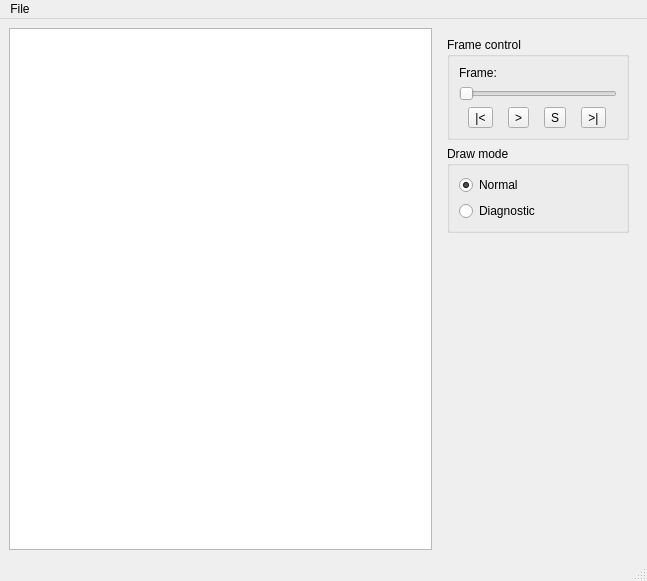
<?xml version="1.0" encoding="UTF-8"?>
<ui version="4.0">
 <class>MainWindow</class>
 <widget class="QMainWindow" name="MainWindow">
  <property name="geometry">
   <rect>
    <x>0</x>
    <y>0</y>
    <width>647</width>
    <height>581</height>
   </rect>
  </property>
  <property name="windowTitle">
   <string>zILDA - OpenSource ILDA file viewer</string>
  </property>
  <widget class="QWidget" name="centralwidget">
   <layout class="QHBoxLayout" name="horizontalLayout_2">
    <item>
     <widget class="QGraphicsView" name="graphicsView">
      <property name="verticalScrollBarPolicy">
       <enum>Qt::ScrollBarAlwaysOff</enum>
      </property>
      <property name="horizontalScrollBarPolicy">
       <enum>Qt::ScrollBarAlwaysOff</enum>
      </property>
      <property name="backgroundBrush">
       <brush brushstyle="SolidPattern">
        <color alpha="255">
         <red>0</red>
         <green>0</green>
         <blue>0</blue>
        </color>
       </brush>
      </property>
      <property name="interactive">
       <bool>false</bool>
      </property>
      <property name="alignment">
       <set>Qt::AlignCenter</set>
      </property>
      <property name="renderHints">
       <set>QPainter::Antialiasing|QPainter::HighQualityAntialiasing|QPainter::TextAntialiasing</set>
      </property>
      <property name="transformationAnchor">
       <enum>QGraphicsView::NoAnchor</enum>
      </property>
     </widget>
    </item>
    <item>
     <widget class="QWidget" name="widget" native="true">
      <property name="sizePolicy">
       <sizepolicy hsizetype="Fixed" vsizetype="Preferred">
        <horstretch>0</horstretch>
        <verstretch>0</verstretch>
       </sizepolicy>
      </property>
      <property name="minimumSize">
       <size>
        <width>200</width>
        <height>0</height>
       </size>
      </property>
      <property name="maximumSize">
       <size>
        <width>200</width>
        <height>16777215</height>
       </size>
      </property>
      <layout class="QVBoxLayout" name="verticalLayout_3">
       <item>
        <widget class="QGroupBox" name="groupBox_2">
         <property name="title">
          <string>Frame control</string>
         </property>
         <layout class="QVBoxLayout" name="verticalLayout_2">
          <item>
           <layout class="QHBoxLayout" name="horizontalLayout_3">
            <item>
             <widget class="QLabel" name="label_2">
              <property name="sizePolicy">
               <sizepolicy hsizetype="Minimum" vsizetype="Preferred">
                <horstretch>0</horstretch>
                <verstretch>0</verstretch>
               </sizepolicy>
              </property>
              <property name="text">
               <string>Frame:</string>
              </property>
             </widget>
            </item>
            <item>
             <widget class="QLabel" name="frameLabel">
              <property name="sizePolicy">
               <sizepolicy hsizetype="MinimumExpanding" vsizetype="Preferred">
                <horstretch>0</horstretch>
                <verstretch>0</verstretch>
               </sizepolicy>
              </property>
              <property name="text">
               <string/>
              </property>
             </widget>
            </item>
           </layout>
          </item>
          <item>
           <widget class="QSlider" name="frameSlider">
            <property name="orientation">
             <enum>Qt::Horizontal</enum>
            </property>
           </widget>
          </item>
          <item>
           <layout class="QHBoxLayout" name="horizontalLayout">
            <item>
             <widget class="QToolButton" name="firstFrameButton">
              <property name="text">
               <string>|&lt;</string>
              </property>
              <property name="icon">
               <iconset resource="../zilda.qrc">
                <normaloff>:/data/icons/First.png</normaloff>:/data/icons/First.png</iconset>
              </property>
             </widget>
            </item>
            <item>
             <widget class="QToolButton" name="playButton">
              <property name="text">
               <string>&gt;</string>
              </property>
              <property name="icon">
               <iconset resource="../zilda.qrc">
                <normaloff>:/data/icons/Play.png</normaloff>:/data/icons/Play.png</iconset>
              </property>
             </widget>
            </item>
            <item>
             <widget class="QToolButton" name="stopButton">
              <property name="text">
               <string>S</string>
              </property>
              <property name="icon">
               <iconset resource="../zilda.qrc">
                <normaloff>:/data/icons/Stop.png</normaloff>:/data/icons/Stop.png</iconset>
              </property>
             </widget>
            </item>
            <item>
             <widget class="QToolButton" name="lastFrameButton">
              <property name="text">
               <string>&gt;|</string>
              </property>
              <property name="icon">
               <iconset resource="../zilda.qrc">
                <normaloff>:/data/icons/Last.png</normaloff>:/data/icons/Last.png</iconset>
              </property>
             </widget>
            </item>
           </layout>
          </item>
         </layout>
        </widget>
       </item>
       <item>
        <widget class="QGroupBox" name="groupBox">
         <property name="title">
          <string>Draw mode</string>
         </property>
         <layout class="QVBoxLayout" name="verticalLayout">
          <item>
           <widget class="QRadioButton" name="radioButton">
            <property name="text">
             <string>Normal</string>
            </property>
            <property name="checked">
             <bool>true</bool>
            </property>
           </widget>
          </item>
          <item>
           <widget class="QRadioButton" name="radioButton_2">
            <property name="text">
             <string>Diagnostic</string>
            </property>
           </widget>
          </item>
         </layout>
        </widget>
       </item>
       <item>
        <spacer name="verticalSpacer">
         <property name="orientation">
          <enum>Qt::Vertical</enum>
         </property>
         <property name="sizeHint" stdset="0">
          <size>
           <width>20</width>
           <height>309</height>
          </size>
         </property>
        </spacer>
       </item>
      </layout>
     </widget>
    </item>
   </layout>
  </widget>
  <widget class="QMenuBar" name="menubar">
   <property name="geometry">
    <rect>
     <x>0</x>
     <y>0</y>
     <width>647</width>
     <height>21</height>
    </rect>
   </property>
   <widget class="QMenu" name="menuFile">
    <property name="title">
     <string>File</string>
    </property>
    <addaction name="actionOpen"/>
    <addaction name="separator"/>
    <addaction name="actionExit"/>
   </widget>
   <addaction name="menuFile"/>
  </widget>
  <widget class="QStatusBar" name="statusbar"/>
  <action name="actionExit">
   <property name="text">
    <string>Exit</string>
   </property>
  </action>
  <action name="actionOpen">
   <property name="text">
    <string>Open...</string>
   </property>
   <property name="shortcut">
    <string>Ctrl+O</string>
   </property>
  </action>
 </widget>
 <resources>
  <include location="../zilda.qrc"/>
 </resources>
 <connections>
  <connection>
   <sender>actionExit</sender>
   <signal>triggered()</signal>
   <receiver>MainWindow</receiver>
   <slot>close()</slot>
   <hints>
    <hint type="sourcelabel">
     <x>-1</x>
     <y>-1</y>
    </hint>
    <hint type="destinationlabel">
     <x>299</x>
     <y>313</y>
    </hint>
   </hints>
  </connection>
 </connections>
</ui>
